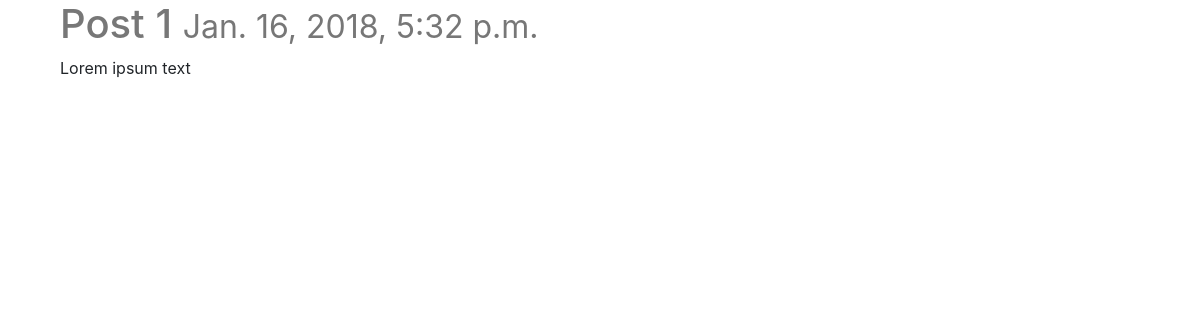
Page /posts/1/ on the earlier database version.
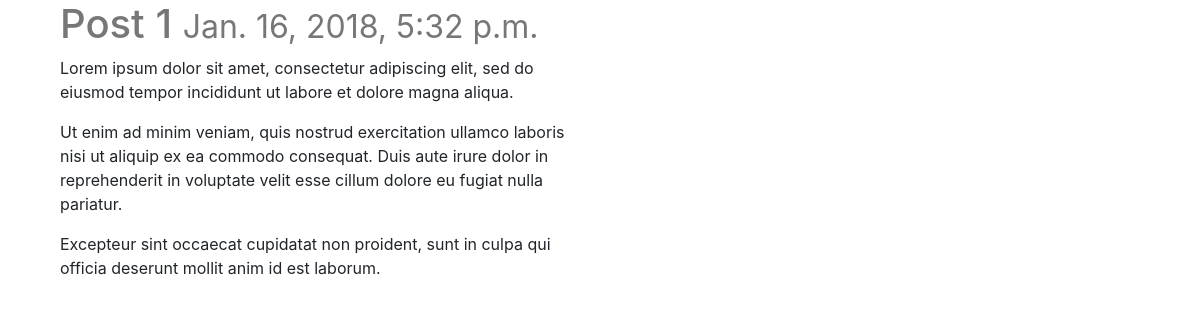
Same page on the later database version.
### posts/models.py (models this page shows, shortened)
class Post(models.Model):
    title = models.CharField(max_length=120)
    content = models.TextField()
    updated = models.DateTimeField(auto_now=True, auto_now_add=False)
    timestamp = models.DateTimeField(auto_now=False, auto_now_add=True)

### posts/views.py (the view)
# urls.py: url(r'^(?P<id>\d+)/$', post_detail, name='detail'),
def post_detail(request, id):
    instance = get_object_or_404(Post, id=id)
    context = {'title': instance.title, 'instance': instance}
    return render(request, 'post_detail.html', context)

### templates/post_detail.html (shortened to what this page needs)
{% extends "base.html" %}
{% block content %}
    <div class='col-sm-6 col-sm-offset-3'>
        <h1>{{ title }} <small>{{ instance.timestamp }}</small></h1>
        {{ instance.content|linebreaks }}<br/>
    </div>
{% endblock content %}

Differences in the rows shown:
changed Post "Post 1": content "Lorem ipsum text" → "Lorem ipsum dolor sit amet, consectetur adipiscing elit, sed do eiusmod tempor incididunt ut labore et dolore magna aliqua. Ut enim ad minim veniam, quis nostrud exercitation ullamco laboris nisi ut aliquip ex ea commodo consequat. Duis aute irure dolor in reprehenderit in voluptate velit esse cillum dolore eu fugiat nulla pariatur. Excepteur sint occaecat cupidatat non proident, sunt in culpa qui officia deserunt mollit anim id est laborum."
